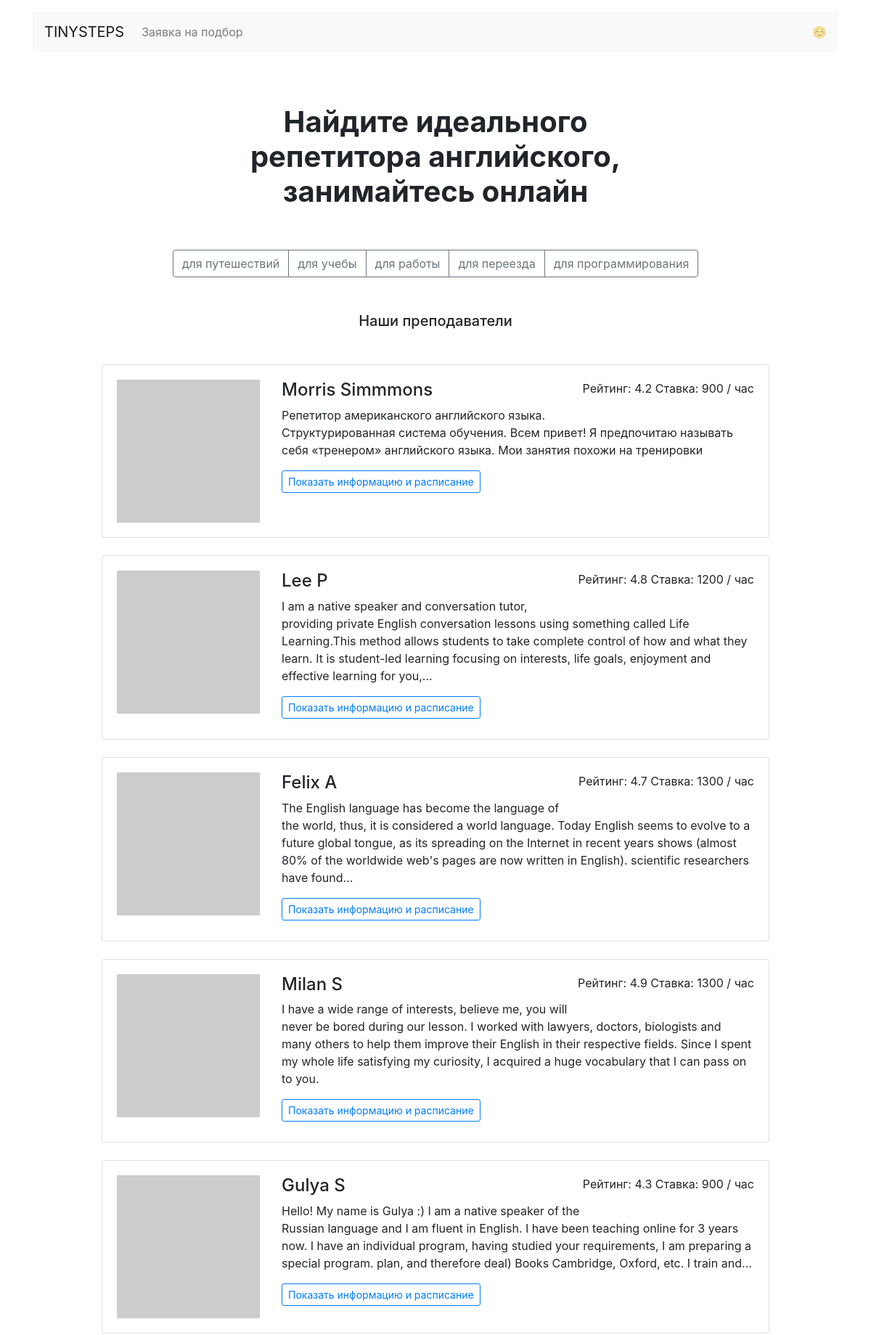
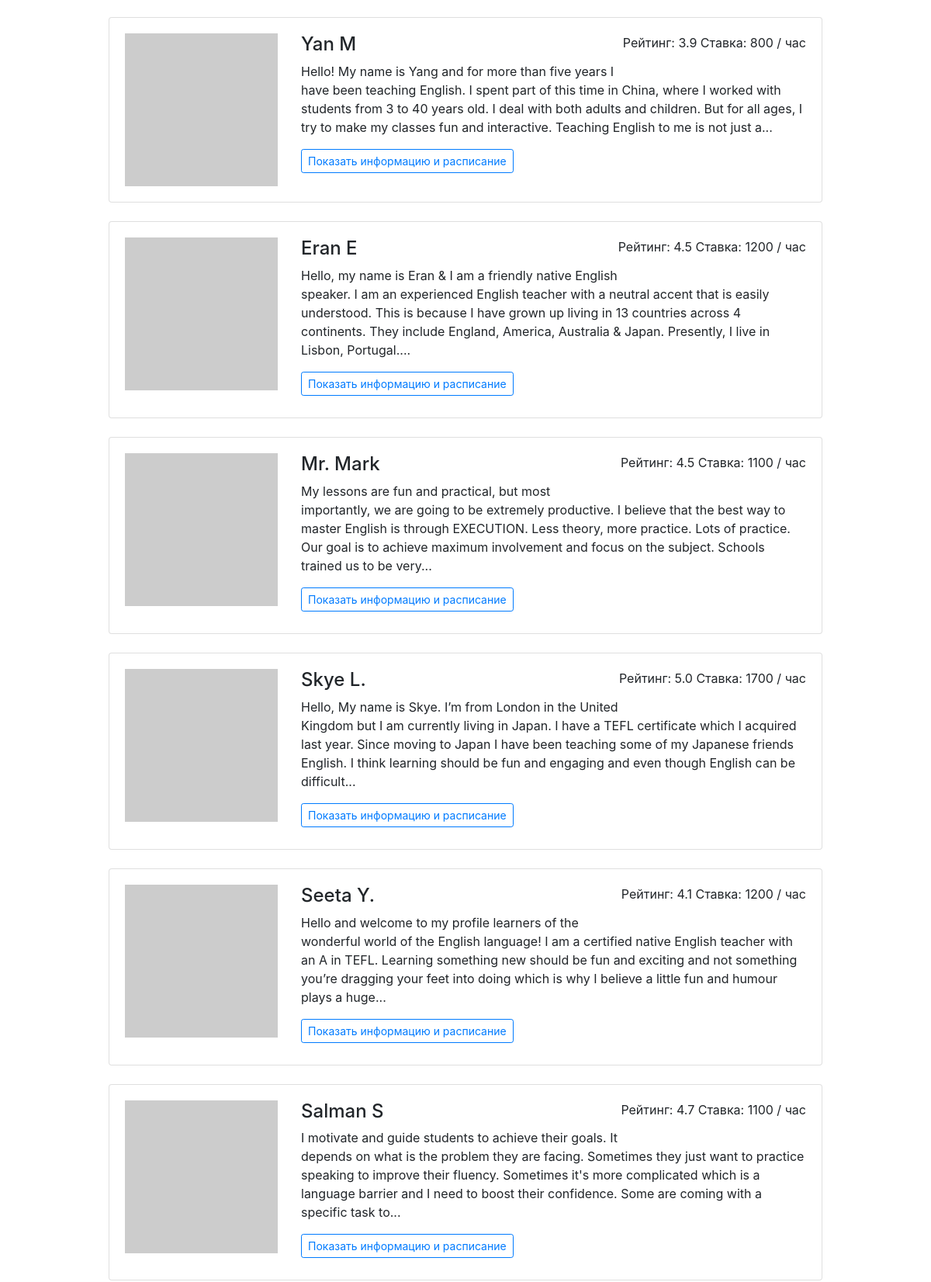
The page / (upper part) on the database its author committed (2 pictures, top to bottom).
### app.py (models this page shows)
class Teachers(db.Model):
    __tablename__ = "teachers"
    id = db.Column(db.Integer, primary_key=True)
    name = db.Column(db.String, nullable=False)
    about = db.Column(db.String)
    rating = db.Column(db.Float, nullable=False)
    picture = db.Column(db.String, nullable=False)
    price = db.Column(db.Integer, nullable=False)
    gender = db.Column(db.Boolean, nullable=False)
    travel = db.Column(db.Boolean, nullable=False)
    study = db.Column(db.Boolean, nullable=False)
    work = db.Column(db.Boolean, nullable=False)
    program = db.Column(db.Boolean, nullable=False)
    relocate = db.Column(db.Boolean, nullable=False)
    book = db.relationship("Booking")

### app.py (the view)
@app.route('/')
def render_main():
    teachers = db.session.query(Teachers).all()
    return render_template('index.html', four_teach=teachers, goal=goals)

### templates/index.html (shortened to what this page needs)
{% extends 'base.html' %}
{% block container %}
<main class="container mt-3 mb-5">
  <section>
  <h1 class="h1 text-center mx-auto mt-4 py-5"><strong>Найдите идеального <br>репетитора английского, <br>занимайтесь онлайн</strong></h1>
  <div class="text-center mb-5">
    <div class="btn-group mx-auto mb-0" role="group" aria-label="Basic example">
      {% for item in goal %}
        <a href="{{ url_for('render_goals_page', goal=item) }}" class="btn btn-outline-secondary">{{ goal[item] }}</a>
      {% endfor %}
    </div>
  </div>
  <h2 class="h5 text-center mb-5">Наши преподаватели</h2>
  <div class="row">
    <div class="col-12 col-lg-10 offset-lg-1 m-auto">
      {% for teach in four_teach %}
      <div class="card mb-4">
        <div class="card-body">
          <div class="row">
            <div class="col-3"><img src="{{ teach.picture }}" class="img-fluid" alt=""></div>
            <div class="col-9">
              <p class="float-right">Рейтинг: {{ teach.rating }} Ставка: {{ teach.price }} / час</p>
              <h2 class="h4">{{ teach.name }}</h2>
              <p>{{ teach.about|truncate(320) }}</p>
              <a href="{{ url_for('render_profiles_page', id_teacher=teach.id) }}" class="btn btn-outline-primary btn-sm mr-3 mb-2">Показать информацию и расписание</a>
            </div>
          </div>
        </div>
      </div>
      {% endfor %}
    </div>
  </div>
</main>
{% endblock %}

### rows shown on the page
Teachers: rating "4.2", price "900", name "Morris Simmmons", about "Репетитор американского английского языка. Структурированная система обучения. Всем привет! Я предпочитаю называть себя «тренером» английского языка. Мои занятия похожи на тренировки"
Teachers: rating "4.8", price "1200", name "Lee P", about "I am a native speaker and conversation tutor, providing private English conversation lessons using something called Life Learning.This method allows students to take complete control of how and what they learn. It is student-led learning focusing on interests, life goals, enjoyment and effective learning for you,..."
Teachers: rating "4.7", price "1300", name "Felix A", about "The English language has become the language of the world, thus, it is considered a world language. Today English seems to evolve to a future global tongue, as its spreading on the Internet in recent years shows (almost 80% of the worldwide web's pages are now written in English). scientific researchers have found..."
Teachers: rating "4.9", price "1300", name "Milan S", about "I have a wide range of interests, believe me, you will never be bored during our lesson. I worked with lawyers, doctors, biologists and many others to help them improve their English in their respective fields. Since I spent my whole life satisfying my curiosity, I acquired a huge vocabulary that I can pass on to you."
Teachers: rating "4.3", price "900", name "Gulya S", about "Hello! My name is Gulya :) I am a native speaker of the Russian language and I am fluent in English. I have been teaching online for 3 years now. I have an individual program, having studied your requirements, I am preparing a special program. plan, and therefore deal) Books Cambridge, Oxford, etc. I train and..."
Teachers: rating "3.9", price "800", name "Yan M", about "Hello! My name is Yang and for more than five years I have been teaching English. I spent part of this time in China, where I worked with students from 3 to 40 years old. I deal with both adults and children. But for all ages, I try to make my classes fun and interactive. Teaching English to me is not just a..."
Teachers: rating "4.5", price "1200", name "Eran E", about "Hello, my name is Eran & I am a friendly native English speaker. I am an experienced English teacher with a neutral accent that is easily understood. This is because I have grown up living in 13 countries across 4 continents. They include England, America, Australia & Japan. Presently, I live in Lisbon, Portugal...."
Teachers: rating "4.5", price "1100", name "Mr. Mark", about "My lessons are fun and practical, but most importantly, we are going to be extremely productive. I believe that the best way to master English is through EXECUTION. Less theory, more practice. Lots of practice. Our goal is to achieve maximum involvement and focus on the subject. Schools trained us to be very..."
Teachers: rating "5.0", price "1700", name "Skye L.", about "Hello, My name is Skye. I’m from London in the United Kingdom but I am currently living in Japan. I have a TEFL certificate which I acquired last year. Since moving to Japan I have been teaching some of my Japanese friends English. I think learning should be fun and engaging and even though English can be difficult..."
Teachers: rating "4.1", price "1200", name "Seeta Y.", about "Hello and welcome to my profile learners of the wonderful world of the English language! I am a certified native English teacher with an A in TEFL. Learning something new should be fun and exciting and not something you’re dragging your feet into doing which is why I believe a little fun and humour plays a huge..."
Teachers: rating "4.7", price "1100", name "Salman S", about "I motivate and guide students to achieve their goals. It depends on what is the problem they are facing. Sometimes they just want to practice speaking to improve their fluency. Sometimes it's more complicated which is a language barrier and I need to boost their confidence. Some are coming with a specific task to..."

### other values the page prints
{{ goal[item] }} "для путешествий" "для учебы" "для работы" "для переезда" "для программирования"
